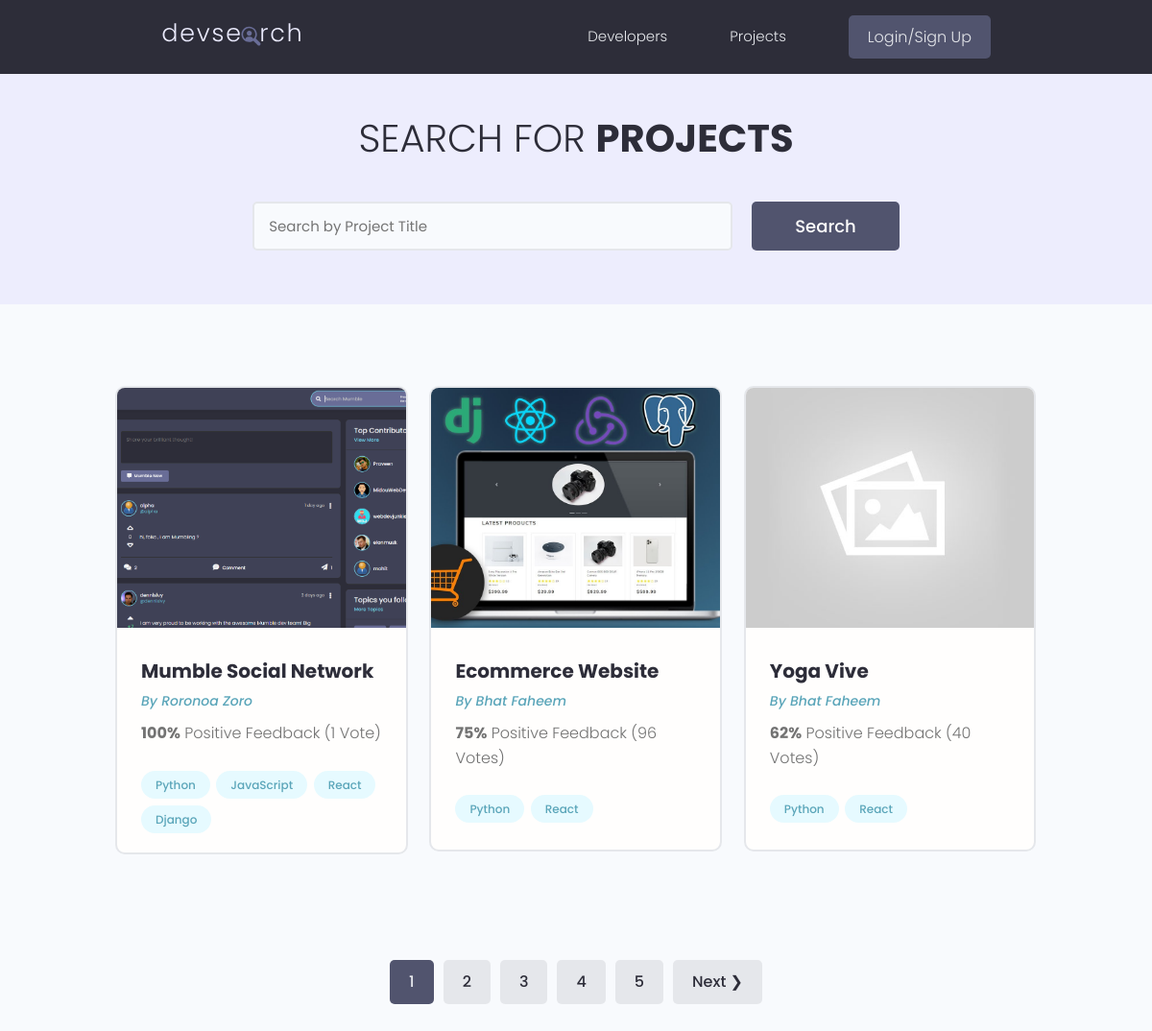
/projects/, run on the app's committed database.
### projects/models.py (models this page shows, shortened)
class Project(models.Model):
    owner = models.ForeignKey(Profile, null=True, blank=True, on_delete=models.SET_NULL)
    title = models.CharField(max_length=200)
    description = models.TextField(null=True, blank=True)
    featured_image = models.ImageField(null=True, blank=True, default="default.jpg")
    demo_link = models.CharField(max_length=2000, null=True, blank=True)
    source_link = models.CharField(max_length=2000, null=True, blank=True)
    tags = models.ManyToManyField("Tag", blank=True)
    vote_total = models.IntegerField(default=0, null=True, blank=True)
    vote_ratio = models.IntegerField(default=0, null=True, blank=True)
    created = models.DateTimeField(auto_now_add=True)
    id = models.UUIDField(
        default=uuid.uuid4, unique=True, primary_key=True, editable=False
    )
    class Meta:
        ordering = ["-vote_ratio", "-vote_total", "title"]

class Tag(models.Model):
    name = models.CharField(max_length=200)
    created = models.DateTimeField(auto_now_add=True)
    id = models.UUIDField(
        default=uuid.uuid4, unique=True, primary_key=True, editable=False
    )
    def __str__(self):
        return self.name

### users/models.py (models this page shows, shortened)
class Profile(models.Model):
    user = models.OneToOneField(User, on_delete=models.CASCADE, null=True, blank=True)
    name = models.CharField(max_length=200, blank=True, null=True)
    username = models.CharField(max_length=200, blank=True, null=True)
    location = models.CharField(max_length=200, blank=True, null=True)
    email = models.EmailField(max_length=500, null=True, blank=True)
    short_intro = models.CharField(max_length=200, blank=True, null=True)
    bio = models.TextField(blank=True, null=True)
    profile_img = models.ImageField(
        null=True,
        blank=True,
        upload_to="profiles/",
        default="profiles/user-default.png",
    )
    social_github = models.CharField(max_length=200, blank=True, null=True)
    social_twitter = models.CharField(max_length=200, blank=True, null=True)
    social_linkedin = models.CharField(max_length=200, blank=True, null=True)
    social_youtube = models.CharField(max_length=200, blank=True, null=True)
    social_website = models.CharField(max_length=200, blank=True, null=True)
    created = models.DateTimeField(auto_now_add=True)
    id = models.UUIDField(
        default=uuid.uuid4, unique=True, primary_key=True, editable=False
    )

### projects/views.py (the view)
# urls.py: path("projects/", include("projects.urls")),
def projects(request):
    projects, search_query = searchProjects(request)
    custom_range, projects = paginationProjects(request, projects, 6)
    context = {
        "projects": projects,
        "search_query": search_query,
        "custom_range": custom_range,
    }
    return render(request, "projects/projects.html", context)

### projects/utils.py (called while the page is built)
def paginationProjects(request, projects, results):
    page = request.GET.get("page")
    results = 3
    paginator = Paginator(projects, results)
    try:
        projects = paginator.page(page)
    except PageNotAnInteger:
        page = 1
        projects = paginator.page(page)
    except EmptyPage:
        page = paginator.num_pages
        projects = paginator.page(page)
    leftIndex = int(page) - 4
    if leftIndex < 1:
        leftIndex = 1
    rightIndex = int(page) + 5
    if rightIndex > paginator.num_pages:
        rightIndex = paginator.num_pages + 1
    custom_range = range(leftIndex, rightIndex)
    return custom_range, projects

def searchProjects(request):
    search_query = ""
    if request.GET.get("search_query"):
        search_query = request.GET.get("search_query")
    tags = Tag.objects.filter(name__icontains=search_query)
    projects = Project.objects.distinct().filter(
        Q(title__icontains=search_query)
        | Q(description__icontains=search_query)
        | Q(owner__name__icontains=search_query)
        | Q(tags__in=tags)
    )
    return projects, search_query

### projects/templates/projects/projects.html (shortened to what this page needs)
{% extends 'main.html' %} {% block content %} {{msg}}
<main class="projects">
  <section class="hero-section text-center">
    <div class="container container--narrow">
      <div class="hero-section__box">
        <h2>Search for <span>Projects</span></h2>
      </div>
      <div class="hero-section__search">
        <form
          id="searchForm"
          class="form"
          action="{% url 'projects' %}"
          method="get"
        >
          <div class="form__field">
            <input
              class="input input--text"
              id="formInput#search"
              type="text"
              name="search_query"
              value="{{search_query}}"
              placeholder="Search by Project Title"
            />
          </div>
          <input class="btn btn--sub btn--lg" type="submit" value="Search" />
        </form>
      </div>
    </div>
  </section>
  <section class="projectsList">
    <div class="container">
      <div class="grid grid--three">
        {% for project in projects %}
        <div class="column">
          <div class="card project">
            <a href="{% url 'project' project.id %}" class="project">
              <img
                class="project__thumbnail"
                src="{{project.featured_image.url}}"
                alt="project thumbnail"
              />
              <div class="card__body">
                <h3 class="project__title">{{project.title}}</h3>
                <p>
                  <a
                    class="project__author"
                    href="{% url 'user-profile' project.owner.id %}"
                    >By {{project.owner.name}}</a
                  >
                </p>
                <p class="project--rating">
                  <span style="font-weight: bold">{{project.vote_ratio}}%</span>
                  Positive Feedback ({{project.vote_total}}
                  Vote{{project.vote_total|pluralize:"s"}})
                </p>
                <div class="project__tags">
                  {% for tag in project.tags.all %}
                  <span class="tag tag--pill tag--main">
                    <small>{{tag}}</small>
                  </span>
                  {% endfor %}
                </div>
              </div>
            </a>
          </div>
        </div>
        {% endfor %}
      </div>
    </div>
  </section>
  {% include 'pagination.html' with queryset=projects %}
</main>
{% endblock content %}

### static/styles/app.css (style rules this page uses)
:root { --color-sub: #2d2d39; }
.btn--sub { background-color: var(--color-sub-light); }
.card { border: 2px solid var(--color-light); }
img { width: 100%; }
.hero-section { height: 40vh; display: flex; align-items: center; background-color: var(--color-sub); }
.hero-section__box { margin-bottom: 4rem; }
.hero-section__box > h2, .hero-section__box > h2 > span { font-size: 4rem; color: var(--color-light); line-height: 1.3; text-transform: uppercase; }
.hero-section__box > h2 { font-weight: 300; }
.hero-section__box > h2 > span { font-weight: 700; }
.hero-section__search > .form { display: flex; align-items: center; justify-content: center; gap: 2rem; }
.hero-section__search > .form input.input--text { width: 50rem; }
.project__author { font-size: 1.4rem; font-style: italic; }
.project--rating { margin-bottom: 1.6em; margin-top: 0.5em; }
.projects > .hero-section { background: var(--color-sub-lighter); height: 30vh; }
.projects .hero-section__box { margin-bottom: 2.5rem; }
.projects .hero-section__box > h2 { color: var(--color-sub); }
.projects .hero-section__box > h2 > span { font-weight: 700; color: var(--color-sub); }
.projectsList { margin-top: 8rem; }
.project__thumbnail { height: 25rem; object-fit: cover; object-position: top center; }
.project__title { font-size: 2rem; font-weight: 700; color: var(--color-sub); }

### static/uikit/styles/modules/_variables.css (style rules this page uses)
:root { --color-main: #5aa5b9; --color-main-light: #e6faff; --color-sub: #3f4156; --color-sub-light: #51546e; --color-sub-lighter: #ededfd; --color-text: #737373; --color-gray: #8b8b8b; --color-light: #e5e7eb; --color-light-gray: #767676; --color-bg: #f8fafd; --color-white: #fffefd; --color-white-light: #f3f3f3; --color-success: #359e64; --color-success-bg: #def8e8; --color-error: #fc4b0b; --color-error-bg: #fff2ee; --font-base: 'Poppins', arial, helvetica, 'Segoe UI', roboto, ubuntu, sans-serif; --font-monospace: 'Fira Code', 'Courier New', courier, monospace; --font-regular: 300; --font-medium: 500; --font-bold: 700; --generic-shadow: 1px 1px 5px #00000010; --generic-transition: all 0.3s ease-in-out; }

### static/uikit/styles/modules/_base.css (style rules this page uses)
* { margin: 0; padding: 0; box-sizing: border-box; text-rendering: optimizeLegibility; color: inherit; font-size: inherit; }
html { font-size: 50%; }
@media only screen and (min-width: 480px) { html { font-size: 56.25%; } }
@media only screen and (min-width: 1200px) { html { font-size: 62.5%; } }
body { line-height: 1.6; font-weight: 400; font-size: 1.5rem; color: var(--color-text); background-color: var(--color-bg); min-height: 100vh; }

### static/uikit/styles/modules/_typography.css (style rules this page uses)
* { font-family: var(--font-base); }
h2 { font-size: 3.6rem; font-weight: var(--font-bold); }
h3 { font-size: 3.2rem; font-weight: var(--font-medium); }
p, span, strong { font-size: 1.6rem; color: var(--color-text); font-weight: var(--font-regular); }
a { padding-bottom: 2px; text-decoration: none; display: inline-block; color: var(--color-main); font-weight: var(--font-medium); }

### static/uikit/styles/modules/_utilities.css (style rules this page uses)
.container { width: 92%; max-width: 165rem; margin: 0 auto; box-sizing: border-box; }
.container--narrow { width: 92%; max-width: 120rem; }
@media screen and (min-width: 1000px) { .container { width: 90%; } }
@media screen and (min-width: 1000px) { .container--narrow { width: 85%; } }
@media screen and (min-width: 1200px) { .container { width: 80%; } }
@media screen and (min-width: 1200px) { .container--narrow { width: 72%; } }
.text-center { text-align: center; }

### static/uikit/styles/modules/_button.css (style rules this page uses)
.btn { display: inline-block; position: relative; cursor: pointer; background-color: var(--color-light); font-weight: var(--font-medium); color: var(--color-sub); text-decoration: none; padding: 1rem 2rem; border-radius: 0.5rem; border: none; width: -webkit-fit-content; width: -moz-fit-content; width: fit-content; height: -webkit-fit-content; height: -moz-fit-content; height: fit-content; font-size: 1.6rem; outline-width: 0; outline-color: transparent; -webkit-backface-visibility: hidden; backface-visibility: hidden; transition: all 0.3s ease-in-out; }
.btn--sub { background-color: var(--color-sub); color: var(--color-white); }
.btn--lg { font-size: 1.8rem; padding: 1.2rem 4.5rem; }

### static/uikit/styles/modules/_card.css (style rules this page uses)
.card { border-radius: 1rem; background-color: var(--color-white); border: 1.5px solid var(--color-light); width: auto; height: auto; margin-top: 0.5rem; margin-bottom: 0.5rem; overflow: hidden; }
.card__body, .card__header { padding: 2rem 2.5rem; }

### data on the page
Project: featured_image (picture), title "Mumble Social Network", owner.name "Roronoa Zoro", vote_ratio "100", vote_total "1"
Tag: name "Python"
Tag: name "JavaScript"
Tag: name "React"
Tag: name "Django"
Project: featured_image (picture), title "Ecommerce Website", owner.name "Bhat Faheem", vote_ratio "75", vote_total "96"
Project: featured_image (placeholder picture), title "Yoga Vive", owner.name "Bhat Faheem", vote_ratio "62", vote_total "40"

### other printed values
{{ page }} "1"
{{ page }} "2" "3" "4" "5"
